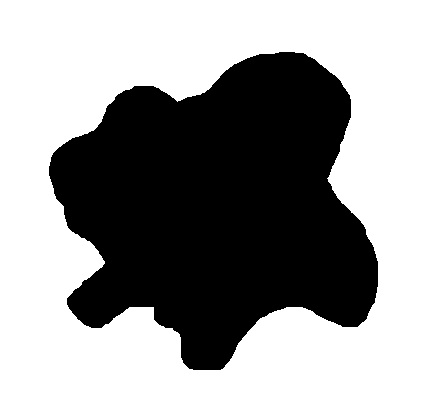
#> input picture input/img1.png, 433 x 397 px; its folder holds only this picture in this run
$ python code.py
#> lines starting #> are read from the running program, lines starting #| are printed output that depends on the picture; after the words box and inside, x2 and y2 are one past the last pixel; in counts of white or black regions, pixels touching at a corner belong together
import cv2
import os
import numpy as np
# Input and output folders
input_folder = "input"
output_folder = "output"

# Ensure the output folder exists
if not os.path.exists(output_folder):
    os.makedirs(output_folder)

# Function to calculate total surface area of a contour
def calculate_surface_area(contour):
    return cv2.contourArea(contour)

# Function to process an image
def process_image(filename):
    # Read the image
#> called with filename = 'input/img1.png'
    img = cv2.imread(filename)
#> img is the input picture: shape (397, 433, 3); 59.4% white; 1 black region, box (x1, y1, x2, y2) and area: (49, 52, 378, 370) 69791

    # Convert the image to grayscale
    gray = cv2.cvtColor(img, cv2.COLOR_BGR2GRAY)

    # Apply thresholding to segment particles (adjust threshold value as needed)
    _, thresh = cv2.threshold(gray, 128, 255, cv2.THRESH_BINARY)

    # Find contours in the binary image
    contours, _ = cv2.findContours(thresh, cv2.RETR_EXTERNAL, cv2.CHAIN_APPROX_SIMPLE)
#> contours = [[[0, 0], [0, 396], [432, 396], [432, 0]]]

    # Draw the smallest encapsulating circle, major axis, total surface area, total perimeter, and centroids for each particle
    img_processed = img.copy()
    for contour in contours:
        # Calculate the minimum enclosing circle
        (x, y), radius = cv2.minEnclosingCircle(contour)
        center = (int(x), int(y))
        radius = int(radius)

        # Calculate the surface area
        area = calculate_surface_area(contour)

        ellipse = None
        # Check if there are at least 5 points to fit an ellipse
        if len(contour) >= 5:
        # Fit an ellipse to the contour
            ellipse = cv2.fitEllipse(contour)
        if ellipse is not None:
        # Calculate the major axis
            major_axis = max(ellipse[1])

        else:
            # If there are fewer than 5 points to fit an ellipse, estimate major axis as the longest distance between any two points
            points = np.squeeze(contour)  # Remove extra dimensions
            distances = [np.linalg.norm(p1 - p2) for p1 in points for p2 in points]
            major_axis = max(distances)

        # Draw the major axis
        #if major_axis > 0:
        cv2.ellipse(img_processed, ellipse, (0, 0, 255), 2)  # Red ellipse

        # Display the major axis length as text
        M = cv2.moments(contour)
        cx = int(M['m10'] / M['m00'])
        cy = int(M['m01'] / M['m00'])
        cv2.putText(img_processed, f"Major Axis Length: {major_axis:.2f}", (cx - 60, cy + 60),
                    cv2.FONT_HERSHEY_SIMPLEX, 0.5,
                    (0, 0, 255), 2)
        #else:
        #    major_axis = 0

        # Calculate the perimeter of the contour
        perimeter = cv2.arcLength(contour, closed=True)

        # Calculate the centroid of the contour
        M = cv2.moments(contour)
        cx = int(M['m10'] / M['m00'])
        cy = int(M['m01'] / M['m00'])
        centroid = (cx, cy)

        # Draw the minimum enclosing circle
        cv2.circle(img_processed, center, radius, (0, 0, 255), 2)  # Red circle


        # Display the total surface area as text
        cv2.putText(img_processed, f"Total surface area: {area:.2f}", (cx - 40, cy - 20), cv2.FONT_HERSHEY_SIMPLEX, 0.5, (0, 0, 255), 2)

        # Display the total perimeter as text
        cv2.putText(img_processed, f"Total Perimeter: {perimeter:.2f}", (cx - 60, cy + 40), cv2.FONT_HERSHEY_SIMPLEX, 0.5, (0, 0, 255), 2)

        # Draw a marker at the centroid
        cv2.circle(img_processed, centroid, 5, (0, 0, 255), -1)  # Red circle
        # Display the centroid as text
        cv2.putText(img_processed, f"Centroid: ({cx},{cy})", (cx - 40, cy + 20), cv2.FONT_HERSHEY_SIMPLEX, 0.5,
                    (0, 0, 255), 2)
#> this loop made 1 pass
#> (x, y, radius, area, points, major_axis) on pass 1: (216, 198, 293, 171072, [[0, 0], [0, 396], [432, 396], [432, 0]], 586)
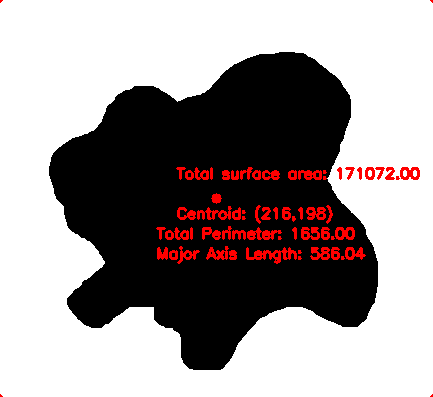
#> img_processed: shape (397, 433, 3); 3.14% of pixels changed, all inside (x1, y1, x2, y2) = (0, 0, 433, 397)

    # Save the processed image with analysis
    output_filename = os.path.join(output_folder, os.path.basename(filename))
    cv2.imwrite(output_filename, img_processed)

# Process each image in the input folder
for filename in os.listdir(input_folder):
    if filename.endswith((".jpg", ".png")):
        input_image_path = os.path.join(input_folder, filename)
        process_image(input_image_path)

print("Processing complete.")

$ run again, on input/img5.png
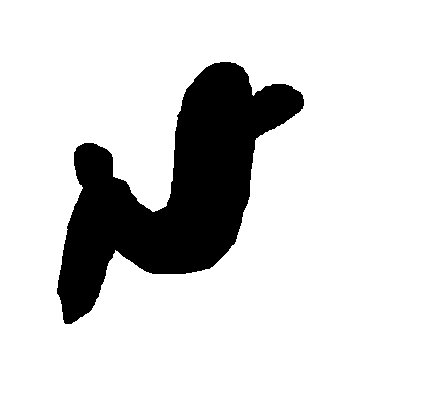
#> input picture input/img5.png, 433 x 397 px
#> in process_image, img is the input picture: shape (397, 433, 3); 84.2% white; 1 black region, box (x1, y1, x2, y2) and area: (57, 62, 304, 324) 27118
#> contours = [[[0, 0], [0, 396], [432, 396], [432, 0]]]
#> the loop in process_image, `for contour in contours:` made 1 pass
#> (x, y, radius, area, points, major_axis) on pass 1: (216, 198, 293, 171072, [[0, 0], [0, 396], [432, 396], [432, 0]], 586)
#> after the loop in process_image, `for contour in contours:`:
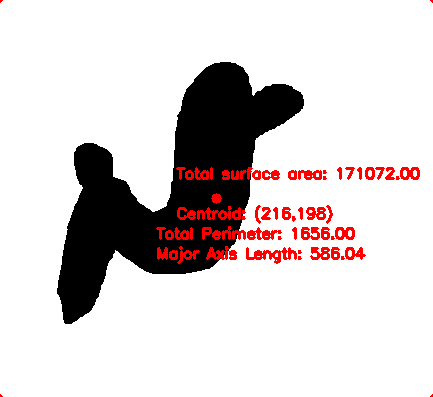
#> img_processed: shape (397, 433, 3); 3.14% of pixels changed, all inside (x1, y1, x2, y2) = (0, 0, 433, 397)

$ run again, on input/img2.png
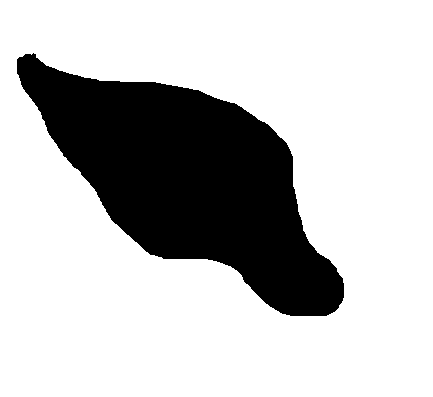
#> input picture input/img2.png, 433 x 397 px
#> in process_image, img is the input picture: shape (397, 433, 3); 75.9% white; 1 black region, box (x1, y1, x2, y2) and area: (17, 53, 344, 316) 41446
#> contours = [[[0, 0], [0, 396], [432, 396], [432, 0]]]
#> the loop in process_image, `for contour in contours:` made 1 pass
#> (x, y, radius, area, points, major_axis) on pass 1: (216, 198, 293, 171072, [[0, 0], [0, 396], [432, 396], [432, 0]], 586)
#> after the loop in process_image, `for contour in contours:`:
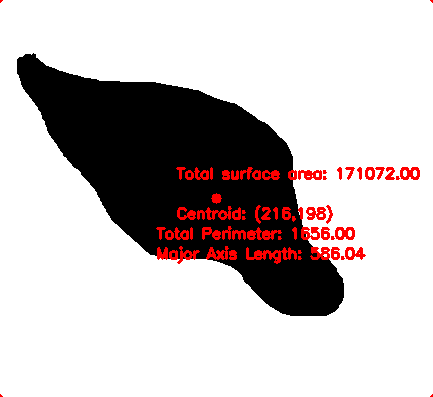
#> img_processed: shape (397, 433, 3); 3.14% of pixels changed, all inside (x1, y1, x2, y2) = (0, 0, 433, 397)

$ run again, on input/img3.png
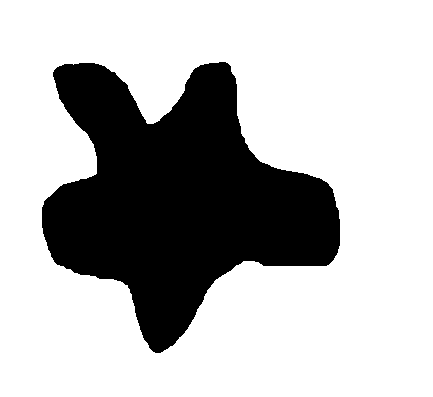
#> input picture input/img3.png, 433 x 397 px
#> in process_image, img is the input picture: shape (397, 433, 3); 72.3% white; 1 black region, box (x1, y1, x2, y2) and area: (42, 62, 340, 353) 47660
#> contours = [[[0, 0], [0, 396], [432, 396], [432, 0]]]
#> the loop in process_image, `for contour in contours:` made 1 pass
#> (x, y, radius, area, points, major_axis) on pass 1: (216, 198, 293, 171072, [[0, 0], [0, 396], [432, 396], [432, 0]], 586)
#> after the loop in process_image, `for contour in contours:`:
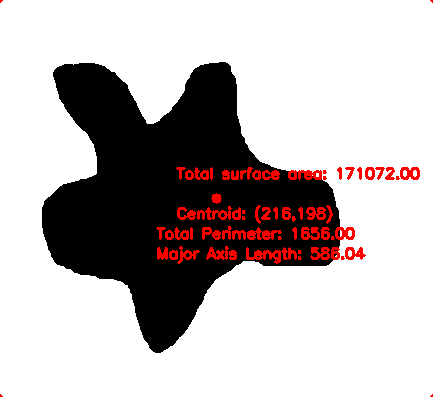
#> img_processed: shape (397, 433, 3); 3.14% of pixels changed, all inside (x1, y1, x2, y2) = (0, 0, 433, 397)

$ run again, on input/img4.png
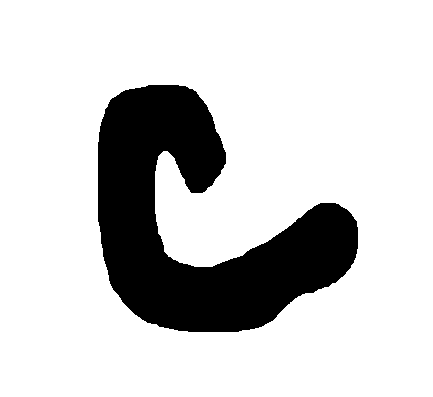
#> input picture input/img4.png, 433 x 397 px
#> in process_image, img is the input picture: shape (397, 433, 3); 81.4% white; 1 black region, box (x1, y1, x2, y2) and area: (98, 85, 358, 332) 31945
#> contours = [[[0, 0], [0, 396], [432, 396], [432, 0]]]
#> the loop in process_image, `for contour in contours:` made 1 pass
#> (x, y, radius, area, points, major_axis) on pass 1: (216, 198, 293, 171072, [[0, 0], [0, 396], [432, 396], [432, 0]], 586)
#> after the loop in process_image, `for contour in contours:`:
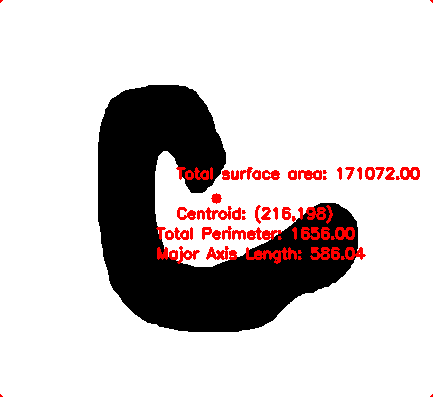
#> img_processed: shape (397, 433, 3); 3.14% of pixels changed, all inside (x1, y1, x2, y2) = (0, 0, 433, 397)
